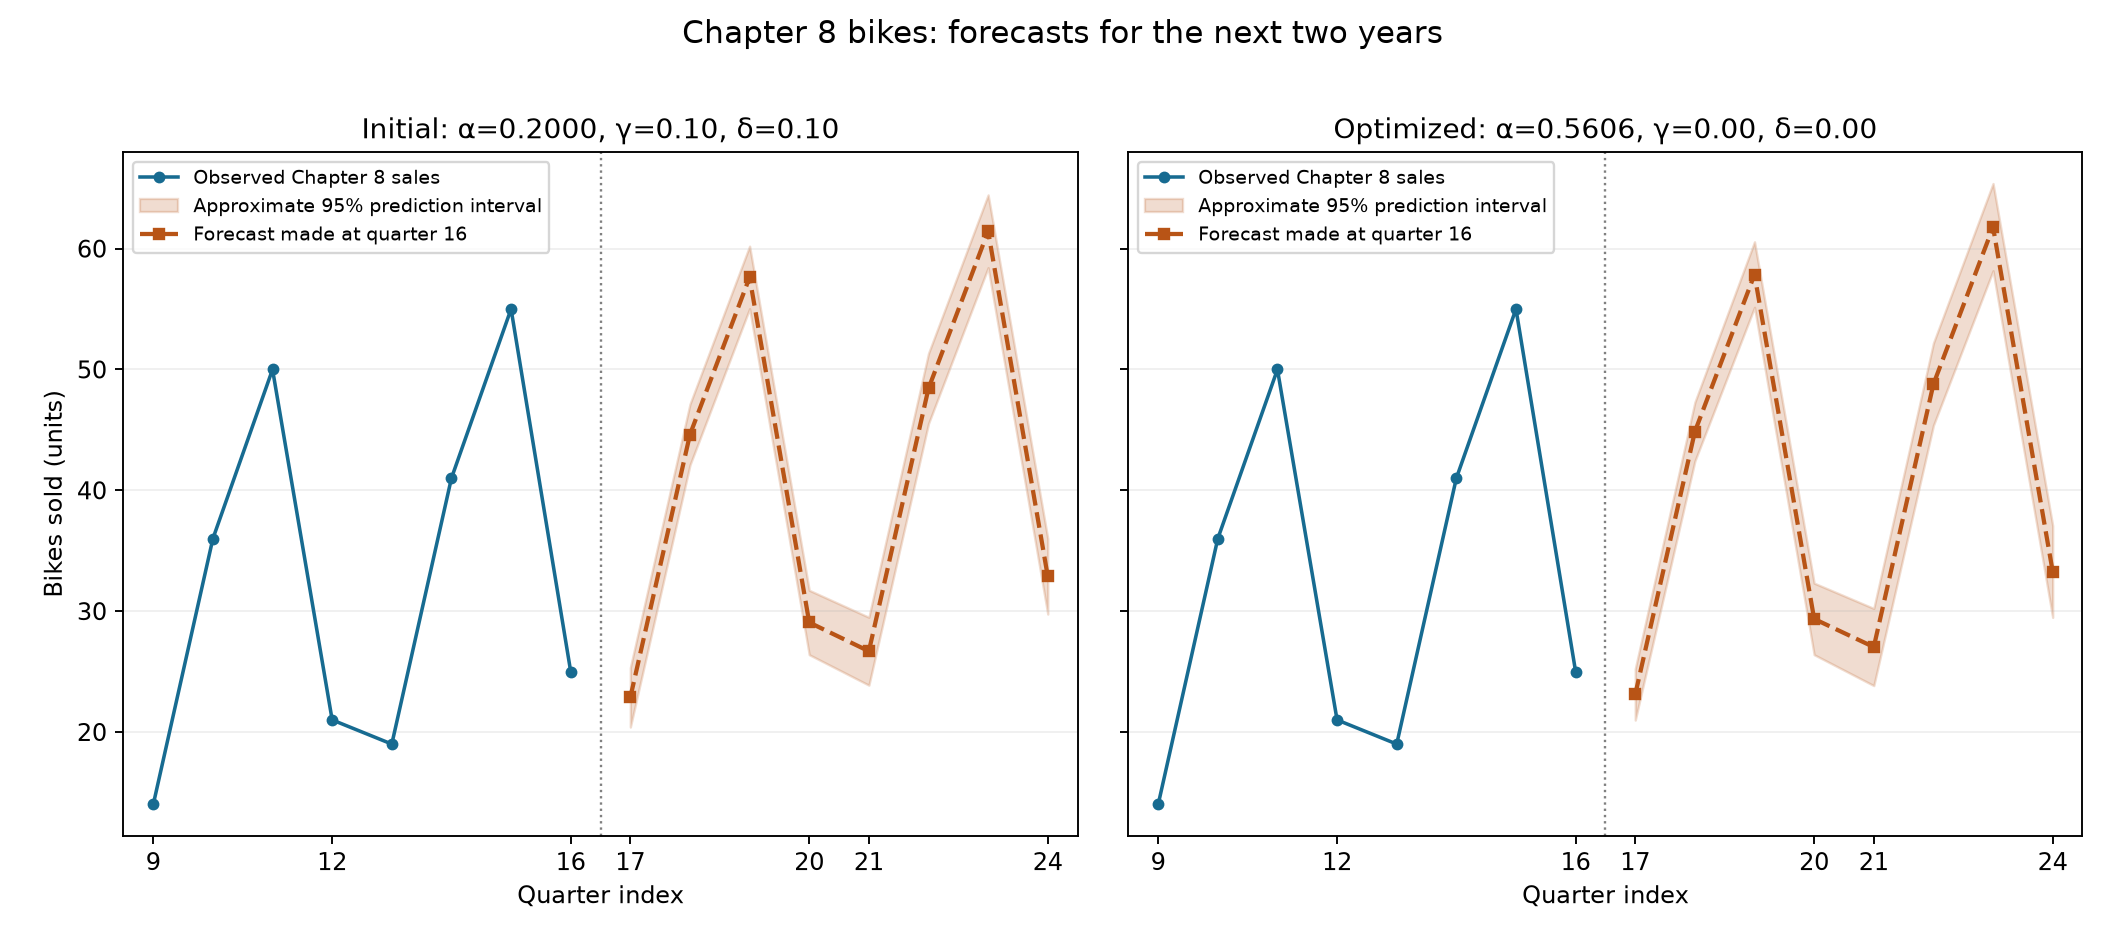

Write the Python code that produced this figure.
"""Eight-quarter conditional additive-normal HW prediction intervals.
Variance estimated by SSE/16 for both fits; no parameter uncertainty.
Deterministic; no random seed used.
"""
from pathlib import Path
import csv
from statistics import NormalDist
import numpy as np
import matplotlib
matplotlib.use('Agg')
import matplotlib.pyplot as plt
root=Path(__file__).resolve().parent
with (root/'bikes_ch8.csv').open() as f:y=np.array([float(r['y']) for r in csv.DictReader(f)])
with (root/'bikes_fit_summary_turn15.csv').open() as f:
    fits=[r for r in csv.DictReader(f) if r['initialization']=='Chapter 8: all-16 regression']
t=np.arange(1,17);b0=np.sum((t-t.mean())*(y-y.mean()))/np.sum((t-t.mean())**2);l0=y.mean()-b0*t.mean()
s0=(y-l0-b0*t).reshape(4,4).mean(axis=0)
z=NormalDist().inv_cdf(.975)
out=[]
fig,axes=plt.subplots(1,2,figsize=(12.5,5.6),sharey=True)
for ax,fit in zip(axes,fits):
    name=fit['fit'];a,g,d=[float(fit[k]) for k in ['alpha','gamma','delta']]
    beta=a*g;c=d*(1-a);l,b=l0,b0;s=list(s0);pred=[];errors=[]
    for i,actual in enumerate(y):
        q=i%4;p=l+b+s[q];e=actual-p
        l=l+b+a*e;b=b+beta*e;s[q]=s[q]+c*e
        pred.append(p);errors.append(e)
    var=np.mean(np.array(errors)**2)
    assert np.isclose(var,float(fit['MSD']))
    print(name,'a,g,d=',a,g,d,'beta,c=',beta,c,'sigma=',np.sqrt(var),'L16 B16',l,b,'seasons=',s)
    current=[]
    for h in range(1,9):
        point=l+h*b+s[(16+h-1)%4]
        factor=1+sum((a+j*beta+(c if j%4==0 else 0))**2 for j in range(1,h))
        se=np.sqrt(var*factor);lo,hi=point-z*se,point+z*se
        row=[name,16+h,h,(h-1)%4+1,point,se,lo,hi,factor,var]
        out.append(row);current.append(row)
        print(f'| {h} | {point:.3f} | [{lo:.3f}, {hi:.3f}] | SE={se:.6f}, variance factor={factor:.9f}')
    rs=np.array([r[1:] for r in current],dtype=float)
    ax.plot(range(9,17),y[8:],'o-',color='#176b91',markersize=4,label='Observed Chapter 8 sales')
    ax.fill_between(rs[:,0],rs[:,5],rs[:,6],color='#b85416',alpha=.2,label='Approximate 95% prediction interval')
    ax.plot(rs[:,0],rs[:,3],'s--',color='#b85416',lw=1.8,markersize=4,label='Forecast made at quarter 16')
    ax.axvline(16.5,color='gray',ls=':',lw=1)
    ax.set(title=f'{name}: α={a:.4f}, γ={g:.2f}, δ={d:.2f}',xlabel='Quarter index',xlim=(8.5,24.5))
    ax.set_xticks([9,12,16,17,20,21,24]);ax.grid(axis='y',alpha=.2)
    ax.legend(loc='upper left',fontsize=8)
axes[0].set_ylabel('Bikes sold (units)')
fig.suptitle('Chapter 8 bikes: forecasts for the next two years',fontsize=13)
fig.tight_layout(pad=1.8)
fig.savefig(root/'bikes_intervals_turn16.png',dpi=170)
plt.close(fig)
with (root/'bikes_intervals_turn16.csv').open('w',newline='') as f:
    w=csv.writer(f);w.writerow(['fit','target_quarter','horizon','season','point_forecast','prediction_SE','lower95','upper95','variance_factor','innovation_variance']);w.writerows(out)
